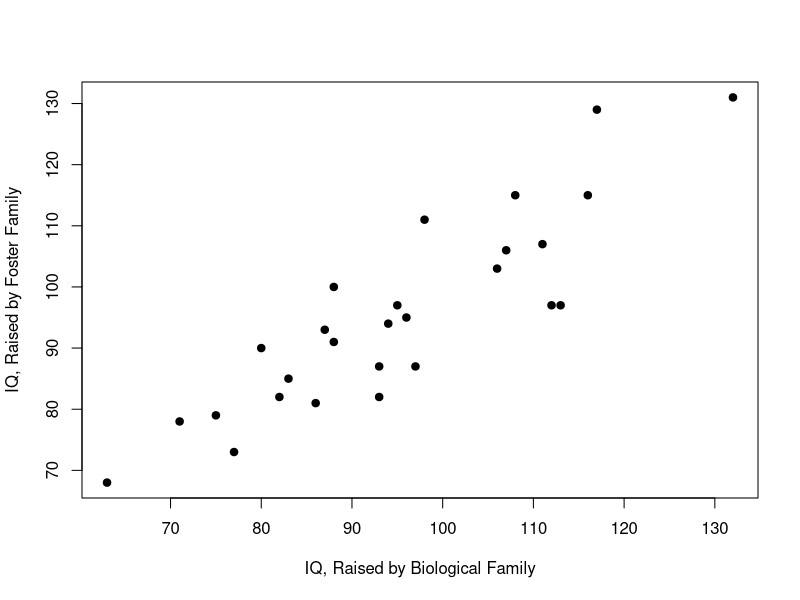
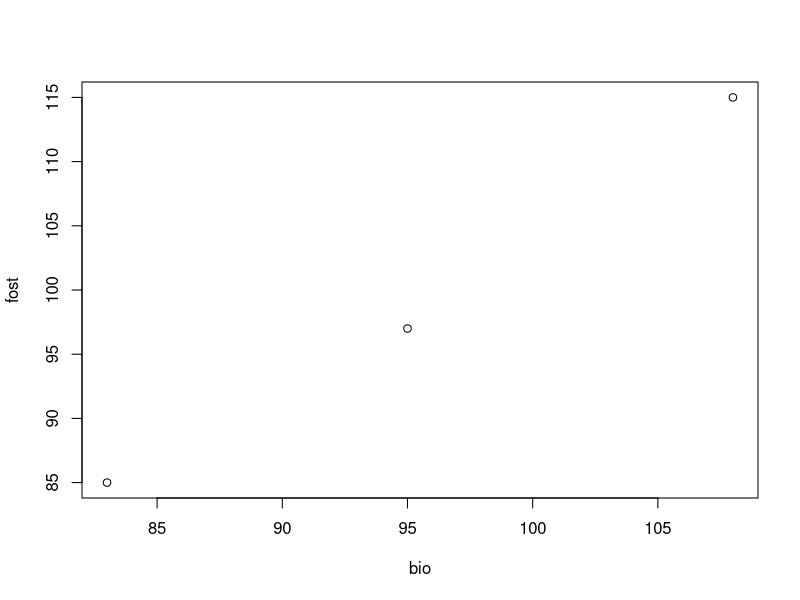
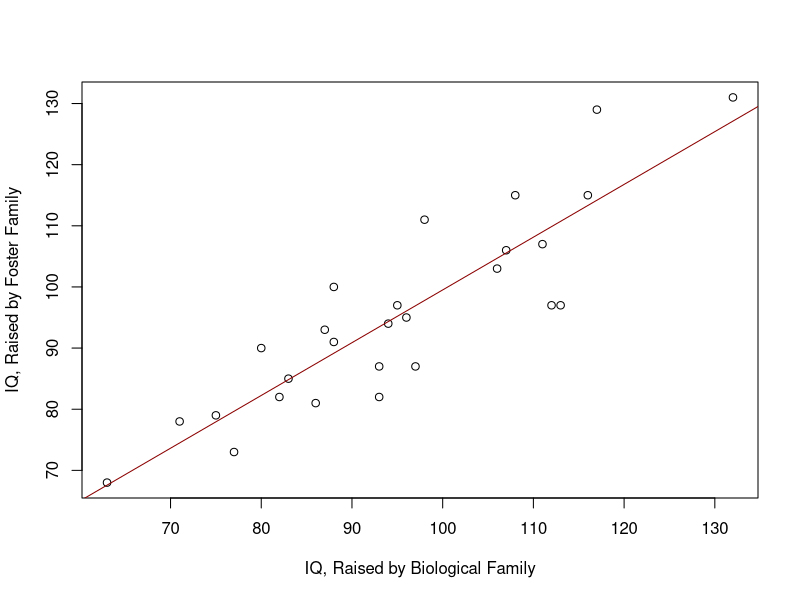
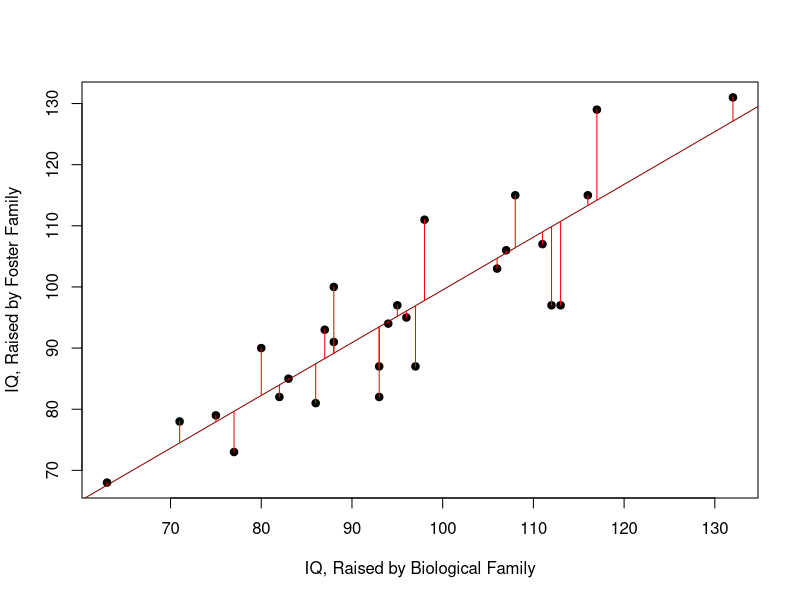
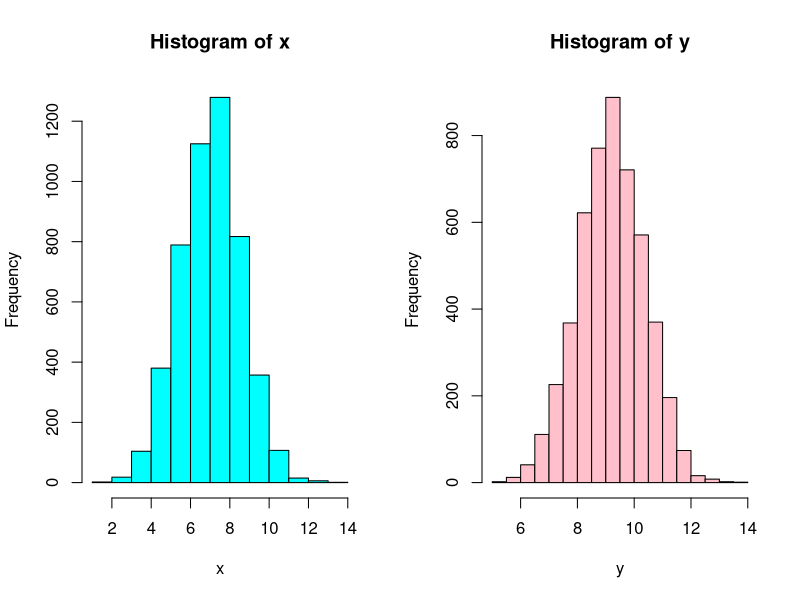
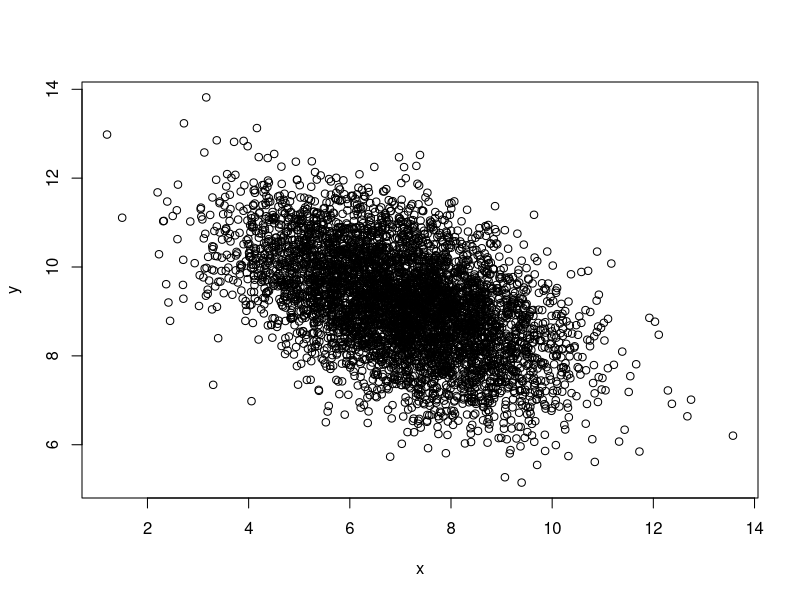
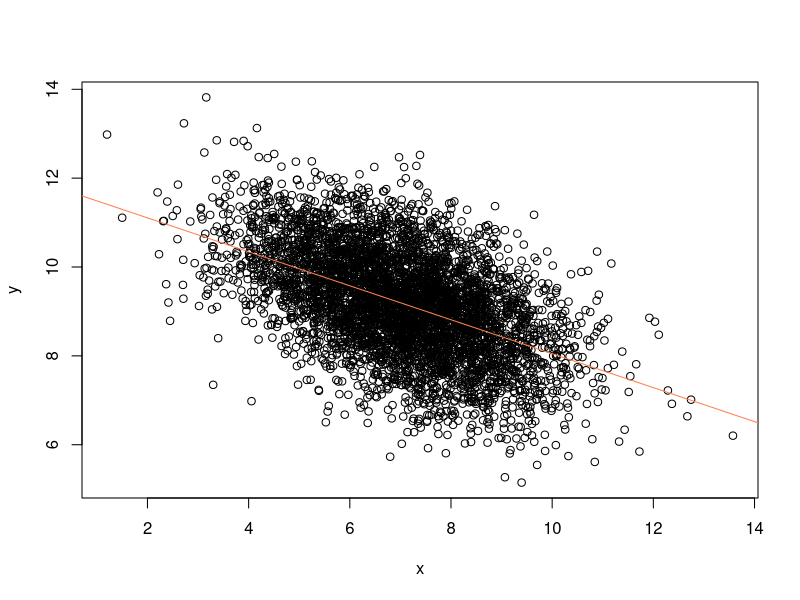
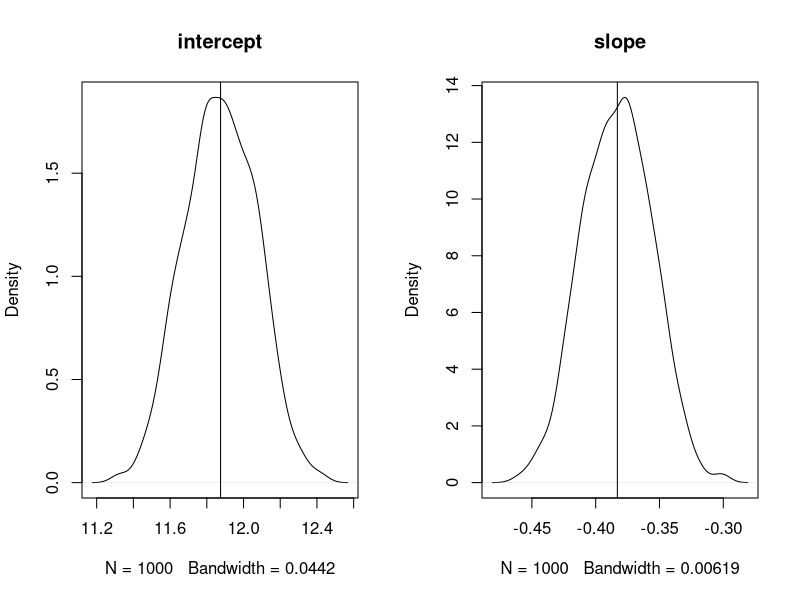

These charts were generated, in order, by the following R code:
########################################### hi.
## section 5 notes
## october 15, 2009
## gov2k
## prepared by msen :)

## on the agenda:

## Simple linear regression using lm(), 
## sampling for OLS estimates (marginal and joint),
## confidence and preditive bands, 
## detecting outliers and violations of OLS assumptions

########################################### Example 1

## We'll use some data in the car library 
## If you don't have the car library yet, install the package with

## install.packages("car")

## Once the car package is installed, load the car library with 

library(car)

## we'll play around with the Burt dataset within the car library

## This data frame contains the following columns:
## IQbio IQ of twin raised by biological parents
## IQfoster IQ of twin raised by foster parents
## class A factor with levels (note: out of order): high; low; medium.
## (Let's ignore this last one for now)

head(Burt)
	## to get a feed for the data

## In the simple OLS case (i.e. one independent variable) we can plot
## the dep. variable against the indep. variable to gather some 
## insight-by-inspection about how the variables relate

plot(Burt$IQbio, Burt$IQfoster, xlab = "IQ, Raised by Biological Family",
	ylab = "IQ, Raised by Foster Family", pch = 19)

## You know the analytic formulas for the values lm() returns,
## but lm() can save time (and lets you double check your results
## when we won't let you use lm() for your final answer on a problem set)

## The '~' separates your dependent variable from the independent variables.

## You can store the output of lm() to access other useful functions
## and methods

my.lm <- lm(Burt$IQfoster ~ Burt$IQbio)

my.lm

summary(my.lm)

## pause
## let's examine the following on the board
fost <- c(97, 85, 115)
bio <- c(95,83,108)

plot(bio, fost)
lm(fost~bio)	## this is what we calculate by hand

## returning to our example from above:
## To see what we can extract from our lm object 'my.lm', we use

names(my.lm)

coefficients(my.lm)
	## so the equation for the line is burt$IQfoster = 13.21 + 0.86*burt$IQbio

coefficients(my.lm)[1]

coefficients(my.lm)["(Intercept)"]

## let's take a look at the fitted values

names(my.lm)
my.lm$fitted.values

## let's take a look at the residuals, 
## which R calculates as the actual values minus fitted values.

my.lm$residuals

## you can also sum the square of the residuals

sum(my.lm$residuals^2)

## and extrat the R-sq value:

summary(my.lm)
## note -- this is a very high R^2 value, which led people to
## attack Burt and say he was fabricating his data!

## let's plot our regression line onto the plot

plot(Burt$IQbio, Burt$IQfoster, xlab = "IQ, Raised by Biological Family",
	ylab = "IQ, Raised by Foster Family")
abline(my.lm, col = "darkred")

## Let's add the residual lines onto the plot

plot(Burt$IQbio, Burt$IQfoster, xlab = "IQ, Raised by Biological Family",
	ylab = "IQ, Raised by Foster Family", pch = 19)
abline(my.lm, col = "darkred")
segments(x0=Burt$IQbio, x1=Burt$IQbio, y0=Burt$IQfoster, y1=my.lm$fitted, col="red")

########################################### Sampling

##  This came up in lecture and we will go over this on the pset

## let's generate some data and pretend that it's the true population.
## we can do this with the rnorm function

x <- rnorm(5000, mean = 7, sd = 1.56)
	## just some normally distributed data
y <- 12-.4*x + rnorm(5000, mean = 0, sd = 1)
	## we're establishing here a linear relationship,
	## so that y = 12 + .4x + some residual value

## to check out the histograms separately
par(mfrow = c(1,2))
hist(x, col = "cyan")
hist(y, col = "pink")
	## you know they are normal because??

## plotting them together:
par(mfrow = c(1,1))
plot(x, y)
	## you see they are roughly linear

fake.lm <- lm(y~x)
fake.lm

plot(x,y)
abline(fake.lm, col = "coral")
	## and if you really want, you can add the residuals
	## segments(x0=x, x1=x, y0=y, y1=fake.lm$fitted, col="cadetblue")

## let's sample from this the way we did in the univariate statistics part of the course:

data <- data.frame(x,y)
size <- 500

my.samp <- data[sample(nrow(data),size),]
lm(my.samp$y ~ my.samp$x)

## so we can set up a for loop to do this thousands of times,
## and store the info

sims <- 1000
size <- 500
holder <- matrix(data = NA, ncol = 2, nrow = sims)
colnames(holder) <- c("intercept", "slope")
for(i in 1:sims){
	my.samp <- data[sample(nrow(data),size),]
	samp.lm <- lm(my.samp$y ~ my.samp$x)
	holder[i,1] <- samp.lm$coefficients[1]
	holder[i,2] <- samp.lm$coefficients[2]
}
	## this could take a while depending
	## on the number of simulations you're performing!

## and now we can plot the marginal distribution
## of the slope and intercept:

par(mfrow = c(1,2))
plot(density(holder[,1]), main = "intercept")
abline(v = mean(holder[,1]))
plot(density(holder[,2]), main = "slope")
abline(v = mean(holder[,2]))

## two questions:
##	1. why do they look normal? (and why does that make sense?)
##	2. what's the mean of these two distributions? (and why does that make sense?)

## let's look at the joint sampling distribution
par(mfrow = c(1,1))
plot(holder[,1], holder[,2], xlab = "intercept", ylab = "slope",
	main = "Joint Sampling Distribution of Slope and Intercept")

## and also
plot(x,y, main = "Sampling Distribution of Regression Lines")
segments(x0=0, x1=100, y0=holder[,1], y1=(holder[,1] + 100*holder[,2]), col="red")

## another way of doing the same plot
plot(x,y, main = "Sampling Distribution of Regression Lines")

for (i in 1:nrow(holder)) {
 	abline(a=holder[i,1], b=holder[i,2], col = "purple")
}

## you can also used the predict (predict.lm) function to draw up the
## confidence bands and predictive bands that Adam did in lecture:

ruler <- data.frame(x = c(1:12))
predict(lm(y ~ x))
predict(lm(y ~ x), ruler, se.fit = TRUE)
	## setting things up

pred.pred <- predict(lm(y ~ x), ruler, interval="prediction")
pred.conf <- predict(lm(y ~ x), ruler, interval="confidence")
	## calculating the values

## and now to creat plots like the ones Adam has:

## for the predictive bands
matplot(ruler, pred.pred, type="l")
	## matplot will the columns of one matrix against the columns of another
points(x,y)
	## if you want to overlay the observations

## for the confidence bands
matplot(ruler, pred.conf, type="l")
points(x,y)

########################################### Diagnostics

## You can also perform some of the diagnostics we discussed in lecture
## very simply.

## Let's do this with the Leinhardt data, also
## from the car library

## This data frame contains the following columns: 
## income: Per-capita income in U. S. dollars. 
## infant: Infant-mortality rate per 1000 live births. 
## region: A factor with levels: Africa; Americas; Asia, Asia and Oceania; Europe. 
## oil: Oil-exporting country. A factor with levels: no, yes. 
	## we will disregard the last two vars

summary(Leinhardt)
head(Leinhardt)

Leinhardt <- na.omit(Leinhardt)

income <- Leinhardt$income
infant <- Leinhardt$infant

plot(income, infant)
	## linear?

my.lm <- lm(infant ~ income)
	## fitting a linear regression model

plot(income, infant)
abline(my.lm, col = "darkred")
	## plotting the two together

## let's do some diagnostics

######################## leverage

## The "hat" values are a measure of whether 
## the observation is far from the center of the distribution 
## of the explanatory variable (i.e., has leverage). 
## Large hat values are an indication that the observation is potentially influential. 

## to calculate them, we can use the "hatvalues"
## function from the car library

hatvalues(my.lm)

## more useful is to plot these to get a sense 
## of what's going on

plot(income, hatvalues(my.lm))
abline(h = 4/length(income), col = "darkred")
	## looks like there might be some problems
identify(income, hatvalues(my.lm), tolerance = "10")

######################## influence points

stud.res <- rstudent(my.lm) 
	#calculates studentized residuals

plot(hatvalues(my.lm), rstudent(my.lm))
	## plots hat values against studentized residuals
abline(h = 2, col = "darkred")
abline(v = 4/length(income), col = "darkred")

######################## non-linearity
plot(income, infant)
plot(my.lm,1) 	## here, you are looking for the red line to be relatively flat

######################## non-constant error variance

plot(my.lm,3) ## Again you want the line to be more or less flat across the plot
		  ## if it's sloped, then we might have non-constant error variance

######################## non-normality

## we can look at a histogram of the residuals
hist(my.lm$residuals) 	## ugh

## or, better yet, we can look at a QQ plot of the residuals
## following the lecture notes, we 
##	1. extract the residuals from the lm output
##	2. sort them
##	3. normalize them
##	4. plot them in a qqplot against a standard normal

my.lm <- lm(income ~ infant)
residuals <- sort(my.lm$residuals)
residuals <- (residuals - mean(residuals))/sd(residuals)
theoretical <- rnorm(length(residuals))

qqplot(theoretical, residuals)
	## ouch.


########################################### FNS that return matrixes

## There is nothing special about returning a matrix with a function

## Here is a function (unrelated to this week's problem set)
## which shows the mechanics

my.function <- function(x,y){ #x and y are vectors
 
  mat <- matrix(data = NA, nrow = 2, ncol = 3)
 
  x.sum <- sum(x)
  mat[1,1] <- x.sum

  y.sum <- sum(y)
  mat[1,2] <- y.sum

  xy.sum <- sum(x.sum, y.sum)
  mat[1,3] <- xy.sum

  ## You can also fill whole rows (or columns) at once with a vector:

  mat[2,] <- c(mean(x), mean(y), mean(c(x,y)))

  colnames(mat) <- c("x calculations", "y calculations", "x and y calculations")
  rownames(mat) <- c("sum", "mean")

  return(mat)
}


my.function(x = c(1:10), y = c(23:40))


fun.out <- my.function(x = c(1:10), y = c(23:40))

fun.out[1,2]
fun.out["sum", "y calculations"]
